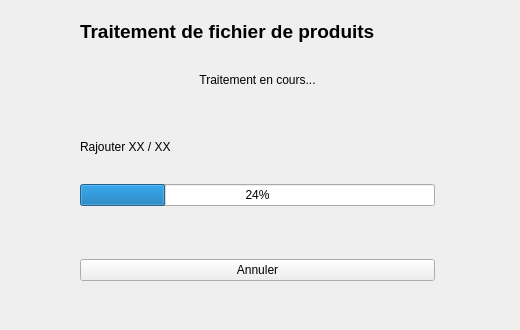
<?xml version="1.0" encoding="UTF-8"?>
<ui version="4.0">
 <class>Form</class>
 <widget class="QWidget" name="Form">
  <property name="geometry">
   <rect>
    <x>0</x>
    <y>0</y>
    <width>520</width>
    <height>330</height>
   </rect>
  </property>
  <property name="windowTitle">
   <string>Form</string>
  </property>
  <widget class="QWidget" name="verticalLayoutWidget">
   <property name="geometry">
    <rect>
     <x>80</x>
     <y>20</y>
     <width>355</width>
     <height>261</height>
    </rect>
   </property>
   <layout class="QVBoxLayout" name="verticalLayout">
    <item>
     <widget class="QLabel" name="label">
      <property name="text">
       <string>&lt;html&gt;&lt;head/&gt;&lt;body&gt;&lt;p&gt;&lt;span style=&quot; font-size:14pt; font-weight:700;&quot;&gt;Traitement de fichier de produits&lt;/span&gt;&lt;/p&gt;&lt;/body&gt;&lt;/html&gt;</string>
      </property>
     </widget>
    </item>
    <item>
     <spacer name="verticalSpacer">
      <property name="orientation">
       <enum>Qt::Orientation::Vertical</enum>
      </property>
      <property name="sizeHint" stdset="0">
       <size>
        <width>20</width>
        <height>40</height>
       </size>
      </property>
     </spacer>
    </item>
    <item>
     <widget class="QLabel" name="label_2">
      <property name="layoutDirection">
       <enum>Qt::LayoutDirection::LeftToRight</enum>
      </property>
      <property name="frameShape">
       <enum>QFrame::Shape::NoFrame</enum>
      </property>
      <property name="text">
       <string>&lt;html&gt;&lt;head/&gt;&lt;body&gt;&lt;p align=&quot;center&quot;&gt;Traitement en cours...&lt;/p&gt;&lt;/body&gt;&lt;/html&gt;</string>
      </property>
     </widget>
    </item>
    <item>
     <spacer name="verticalSpacer_4">
      <property name="orientation">
       <enum>Qt::Orientation::Vertical</enum>
      </property>
      <property name="sizeHint" stdset="0">
       <size>
        <width>20</width>
        <height>40</height>
       </size>
      </property>
     </spacer>
    </item>
    <item>
     <spacer name="verticalSpacer_5">
      <property name="orientation">
       <enum>Qt::Orientation::Vertical</enum>
      </property>
      <property name="sizeHint" stdset="0">
       <size>
        <width>20</width>
        <height>40</height>
       </size>
      </property>
     </spacer>
    </item>
    <item>
     <widget class="QLabel" name="label_3">
      <property name="text">
       <string>Rajouter XX / XX</string>
      </property>
     </widget>
    </item>
    <item>
     <spacer name="verticalSpacer_2">
      <property name="orientation">
       <enum>Qt::Orientation::Vertical</enum>
      </property>
      <property name="sizeHint" stdset="0">
       <size>
        <width>20</width>
        <height>40</height>
       </size>
      </property>
     </spacer>
    </item>
    <item>
     <widget class="QProgressBar" name="progressBar_Traitement">
      <property name="value">
       <number>24</number>
      </property>
     </widget>
    </item>
    <item>
     <spacer name="verticalSpacer_6">
      <property name="orientation">
       <enum>Qt::Orientation::Vertical</enum>
      </property>
      <property name="sizeHint" stdset="0">
       <size>
        <width>20</width>
        <height>40</height>
       </size>
      </property>
     </spacer>
    </item>
    <item>
     <spacer name="verticalSpacer_3">
      <property name="orientation">
       <enum>Qt::Orientation::Vertical</enum>
      </property>
      <property name="sizeHint" stdset="0">
       <size>
        <width>20</width>
        <height>40</height>
       </size>
      </property>
     </spacer>
    </item>
    <item>
     <widget class="QPushButton" name="b_Annuler">
      <property name="text">
       <string>Annuler</string>
      </property>
     </widget>
    </item>
   </layout>
  </widget>
 </widget>
 <resources/>
 <connections/>
</ui>
